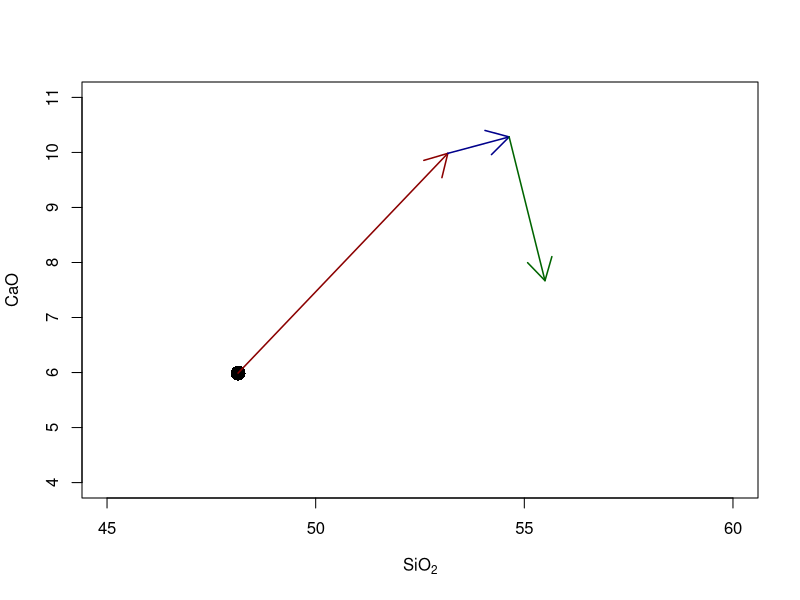

Here is the R script that generated this plot:
c0 <- c(48.14,5.99)         # primitive magma
names(c0) <- c("SiO2","CaO")
ol <- c(40.6,0)             # olivine
cpx <- c(51.2,20.73)        # clinopyroxene

# First stage
fc1 <- 0.4                  # degree of fractionation
cl1 <- (c0-ol*fc1)/(1-fc1)  # composition of the residual liquid

# Second stage
fc2 <- 0.15                 # degree of fractionation
m.ol <- 0.6                 # proportion of olivine
m.cpx <- 0.4                # proportion of clinopyroxene
cs<-m.ol*ol+m.cpx*cpx       # cumulate composition
cl2<-(cl1-cs*fc2)/(1-fc2)  # composition of the residual liquid

# Third stage
fc3 <- 0.2                  # degree of fractionation
cl3 <- (cl2-cpx*fc3)/(1-fc3)# composition of the residual liquid

# Results
res <- cbind(c0,cl1,cl2,cl3)
print(round(res,3))# print the results, rounded off

# Degree of fractionation
step1 <- fc1
step2 <- (1-step1)*fc2
step3 <- (1-step1-step2)*fc3
cat("Total degree of fractionation is",step1+step2+step3,"\n")

# Plot
plot(c0[1],c0[2],xlab=expression(SiO[2]),ylab="CaO",xlim=c(45,60),ylim=c(4,11),pch=16,cex=2)
arrows(c0[1],c0[2],cl1[1],cl1[2],col="darkred",lwd=1.5)
arrows(cl1[1],cl1[2],cl2[1],cl2[2],col="darkblue",lwd=1.5)
arrows(cl2[1],cl2[2],cl3[1],cl3[2],col="darkgreen",lwd=1.5)
